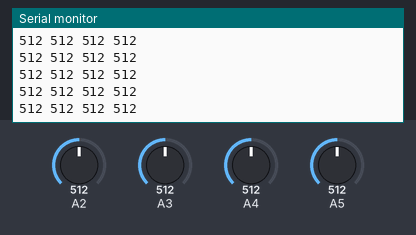
A sketch run on a simulated Arduino Uno, built with avr-gcc and run on an emulated ATmega328P. Shown: the last lines printed to the serial monitor. The inputs (shaded band) are chosen by the test bench; at power-on: A2 = 512, A3 = 512, A4 = 512, A5 = 512.

Above: at 1.2 s.
1.3 s: A2 set to 108
At 2.0 s:
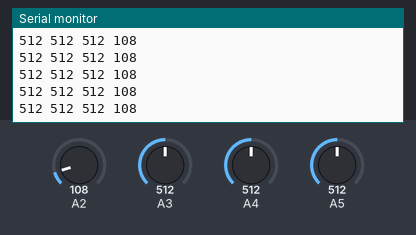
4.3 s: A2 set to 93
At 5.3 s:
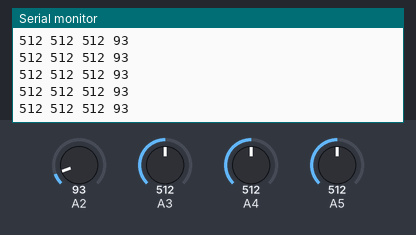
Timing chart, 0 to 7.3 s (numbered marks = the images above; inputs shaded):
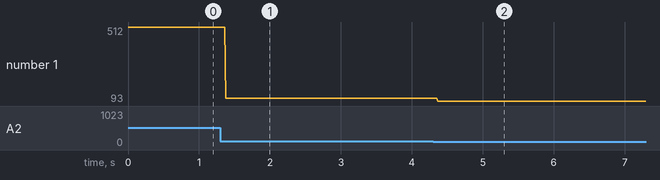

Measured:
- after the input at 1.3 s, the serial monitor: prints a new line after 0.08 s (image 1)
- after the input at 4.3 s, the serial monitor: prints a new line after 0.07 s (image 2)
- plotted number 1: 512 → 108 after the input at 1.3 s, 108 → 93 after the input at 4.3 s

The sketch:

_1_FingersTest.ino
```cpp
int finger1, finger2, finger3, finger4;

void setup() {
  Serial.begin(9600);
}

void loop() {
  finger1 = analogRead(A5);
  finger2 = analogRead(A4);
  finger3 = analogRead(A3);
  finger4 = analogRead(A2);

  Serial.print(finger1);
  Serial.print(" ");
  Serial.print(finger2);
  Serial.print(" ");
  Serial.print(finger3);
  Serial.print(" ");
  Serial.println(finger4);
}
```
